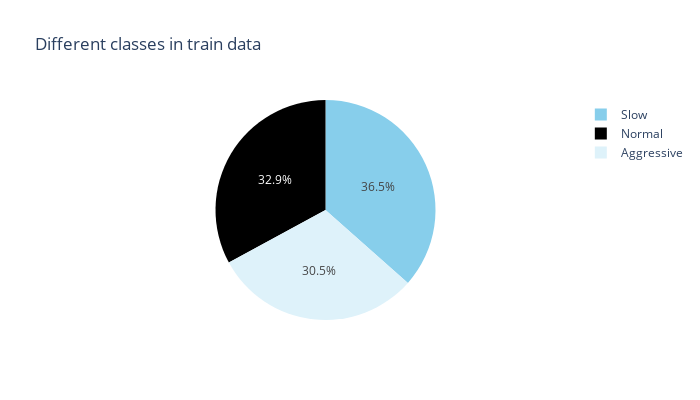
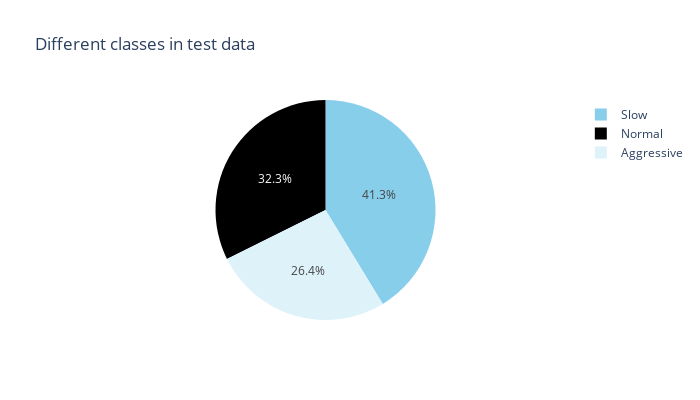

The code cell stored with these charts, in order, in its notebook:
### Code cell
import plotly.express as px

labels=["Slow","Normal","Aggressive"]
fig = px.pie(values=train_df['Class'].value_counts(), names=labels , width=700, height=400, color_discrete_sequence=["skyblue","black"]
             ,title="Different classes in train data")
fig.show()

fig = px.pie(values=test_df['Class'].value_counts(), names=labels , width=700, height=400, color_discrete_sequence=["skyblue","black"]
             ,title="Different classes in test data")
fig.show()

### Figure 1 — Plotly figure (JSON) as saved in the notebook; plotly's stock layout.template omitted (floating-point values rounded to 4 significant figures)
{"data": [{"domain": {"x": [0, 1], "y": [0, 1]}, "hovertemplate": "label=%{label}<br>value=%{value}<extra></extra>", "labels": ["Slow", "Normal", "Aggressive"], "legendgroup": "", "name": "", "showlegend": true, "type": "pie", "values": [1331, 1200, 1113]}], "layout": {"height": 400, "legend": {"tracegroupgap": 0}, "piecolorway": ["skyblue", "black"], "title": {"text": "Different classes in train data"}, "width": 700}}

### Figure 2 — Plotly figure (JSON) as saved in the notebook; plotly's stock layout.template omitted (floating-point values rounded to 4 significant figures)
{"data": [{"domain": {"x": [0, 1], "y": [0, 1]}, "hovertemplate": "label=%{label}<br>value=%{value}<extra></extra>", "labels": ["Slow", "Normal", "Aggressive"], "legendgroup": "", "name": "", "showlegend": true, "type": "pie", "values": [1273, 997, 814]}], "layout": {"height": 400, "legend": {"tracegroupgap": 0}, "piecolorway": ["skyblue", "black"], "title": {"text": "Different classes in test data"}, "width": 700}}
